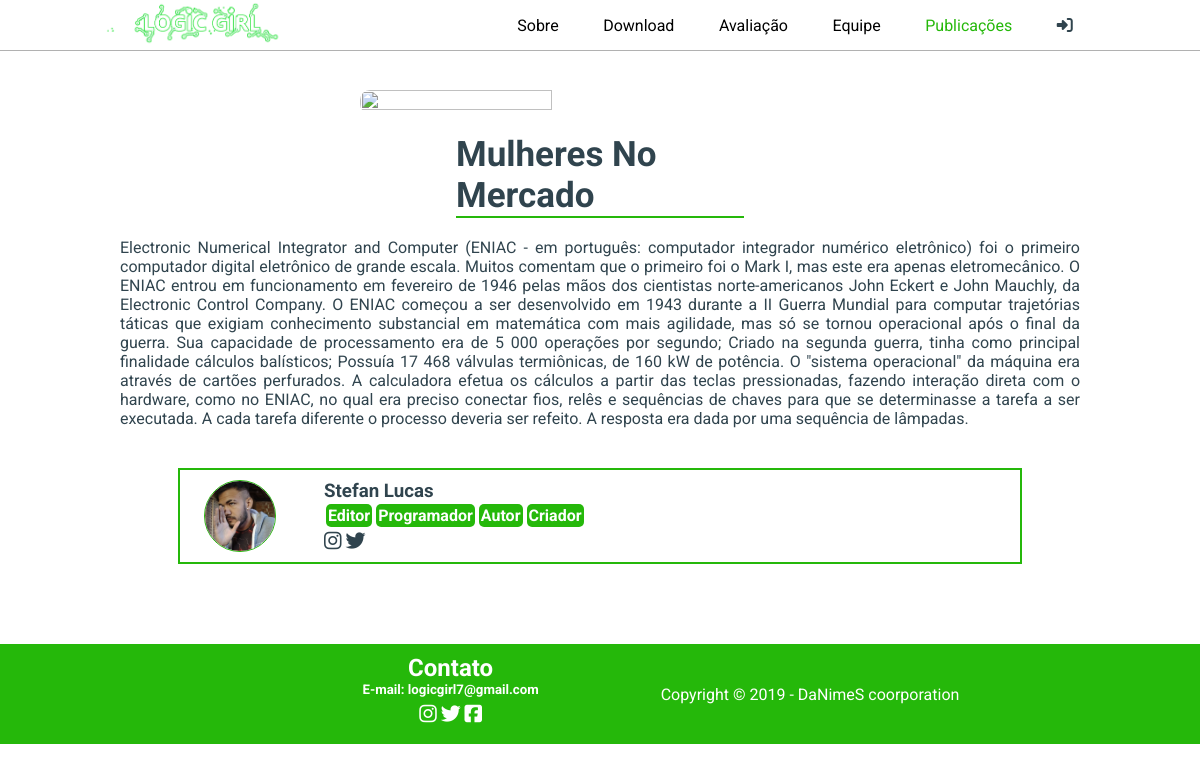
The app's page /publicacao/2 with its own data.
### logicgirlapp/models.py (models this page shows, shortened)
class Publicacao(models.Model):
    capa = models.CharField("Capa da publicação",max_length=500,null=True,blank=True)
    titulo = models.CharField("Titulo da publicação",max_length=500)
    autor = models.ForeignKey(Usuario, on_delete=models.CASCADE)
    corpo = models.TextField("Corpo da Publicação", max_length=15000)
    titulo_secao1 = models.CharField("Titulo da Seção 1",max_length=500,null=True,blank=True)
    secao1 = models.TextField("Corpo da Seção 1", max_length=15000,null=True,blank=True)
    capa_secao1 = models.CharField("Imagem da Seção 1",max_length=500,null=True,blank=True)
    titulo_secao2 = models.CharField("Titulo da Seção 2",max_length=500,null=True,blank=True)
    secao2 = models.TextField("Corpo da Seção 2", max_length=15000,null=True,blank=True)
    capa_secao2 = models.CharField("Imagem da Seção 2",max_length=500,null=True,blank=True)
    data_publicacao = models.DateField("Data de Publicação",null=True,blank=True)
    referencias = models.TextField("Referências", max_length=15000,null=True,blank=True)
    tipos_status = (("0","editando"),("1","revisão"),("2","publicado"))
    status = models.CharField("Status da Publicação",max_length=20,choices=tipos_status, default=tipos_status[0][1])
    class Meta:
        verbose_name = "Publicação"
        verbose_name_plural = "Publicações"

class Usuario(models.Model):
    nome = models.CharField("Nome do usuario",max_length=150)
    bio = models.CharField("Biografia",max_length=1500, null=True, blank=True)
    perfil = models.CharField("Url da Imagem para perfil",max_length=3000, null=True, blank=True)
    user = models.ForeignKey(User,on_delete=models.CASCADE)
    cargos = models.ManyToManyField(Cargo, blank=True)
    redes = models.ManyToManyField(RedeSocial)

class Cargo(models.Model):
    tipo = models.CharField("Cargo",max_length=50)

class RedeSocial(models.Model):
    redes_disponiveis = (("0","Instagram"),("1","twitter"),("2","Facebook"))
    rede = models.CharField("Rede social",max_length=50,choices=redes_disponiveis)
    tipo = models.CharField("codigo da rede",max_length=150,null=True,blank=True,editable=False)
    link = models.CharField("Link do perfil",max_length=1500,blank=True,null=True)

### logicgirlapp/views.py (the view)
# urls.py: path('publicacao/<int:id>',publicacao,name="publicacao"),
def publicacao(request,id):
    if Publicacao.objects.filter(pk=id):
        pub = Publicacao.objects.get(pk=id)
        return render(request, 'publicacao.html',{"publicacao":pub})
    else:
        return redirect("home")

### logicgirlapp/templates/publicacao.html (shortened to what this page needs)
<!DOCTYPE html>
{% load static %}
<html lang="pt-br">
<head>
    <link rel="stylesheet" href="{% static 'estilos/estilos.css' %}">
    <link rel="stylesheet" href="{% static 'estilos/equipe.css' %}">
</head>
<body>
    <nav class="navbar">
        <a href="{% url 'home' %}"><img class="logo" src="{% static 'imagens/logo.png' %}"></a>
        <div class="menu">
            <a class="btn-menu" href="{% url 'home' %}">Sobre</a>
            <a class="btn-menu" href="{% url 'download' %}">Download</a>
            <a class="btn-menu" href="{% url 'avaliacao' %}">Avaliação</a>
            <a class="btn-menu" href="{% url 'equipe' %}">Equipe</a>
            <a class="btn-menu sel" href="{% url 'publicacoes' %}">Publicações</a>
            {% if logado %}
                <a class="btn-menu" href="#">Escrever</a>
                <a class="btn-menu" href="{% url 'logout' %}"><i class="fas fa-sign-out-alt"></i></a>
            {% else %}
                <a class="btn-menu" href="{% url 'login' %}"><i class="fas fa-sign-in-alt"></i></a>
            {% endif %}
        </div>
    </nav>
    <div class="publicacoes">
        {% if publicacao.capa %}
            <img class="pub-capa-img" src="{{publicacao.capa}}">
        {% endif %}
        <div class="pubs-top">
            <h3 class="pubs-titulo">{{publicacao.titulo}}</h3>
            <div class="linha"></div>
        </div>
        <div class="pub-corpo-text">
            {{publicacao.corpo}}
        </div>
    </div>
    <div class="pub-autor">
        <img class="img-user" src="{{publicacao.autor.perfil}}">
        <div class="autor-info">
            <h3 class="nome-user">{{publicacao.autor.nome}}</h3>
            <div class="cargos-autor">
                {% for cargo in publicacao.autor.cargos.all %}
                    <div class="cargo-user">{{cargo.tipo}}</div>
                {% endfor %}
            </div>
            <div class="redes">
                {% for rs in publicacao.autor.redes.all %}
                    <a class="rede-user" href="{{rs.link}}"><i class="{{rs.tipo}}"></i></a>
                {% endfor %}
            </div>
        </div>
    </div>
    <nav class="navbottom">
        <div class="caixa-rodape">
            <div class="contato-rodape">
                <h2 class="contato-rodape-text">Contato</h2>
                <h5 class="contato-rodape-text"><b class="contato-rodape-text">E-mail:</b> logicgirl7@gmail.com</h5>
                <div class="redes-sociais">
                    <a class="rede-social" href="https://instagram.com/logic__girl_"><i class="contato-rodape-text fab fa-instagram"></i></a>
                    <a class="rede-social" href="https://instagram.com/logic__girl_"><i class="contato-rodape-text fab fa-twitter"></i></a>
                    <a class="rede-social" href="https://instagram.com/logic__girl_"><i class="contato-rodape-text fab fa-facebook-square"></i></a>
                </div>
            </div>
            <div class="copyright">
                Copyright © 2019 - DaNimeS coorporation
            </div>
        </div>
    </nav>
</body>
</html>

### static/estilos/estilos.css (style rules this page uses)
* { padding: 0%; margin: 0%; text-decoration: none; font-family: 'Roboto', sans-serif; color: #30444E; }
a { color: black; }
.navbar { z-index: 2; position: fixed; top: 0%; left: 0%; background-color: white; width: 100%; height: 50px; border-bottom: 1px solid rgb(177, 177, 177); display: flex; align-items: center; justify-content: space-around; }
body { display: flex; flex-direction: column; align-items: center; }
.logo { width: 180px; }
.menu { width: 50%; display: flex; align-items: center; justify-content: space-around; }
.btn-menu { cursor: pointer; color: black; }
.contato-rodape { color: white; min-width: 50%; height: 70px; margin-bottom: 10px; display: flex; flex-direction: column; align-items: center; }
.contato-rodape-text { color: white; }
.redes-sociais { margin-top: 5px; }
.rede-social { color: black; font-size: 20px; }
.navbottom { margin-top: 40px; width: 100%; height: 100%; padding-top: 10px; padding-bottom: 10px; display: flex; align-items: center; justify-content: center; color: white; background-color: #25B80A; }
.caixa-rodape { width: 70%; height: 100%; display: flex; flex-wrap: wrap; align-items: center; justify-content: center; }
.copyright { color: white; text-align: center; }
.sel { color: #25B80A; }
.publicacoes { margin-top: 70px; width: 100%; height: 100%; display: flex; flex-direction: column; align-items: center; justify-content: center; }
.linha { width: 30%; height: 2px; background-color: #25B80A; }
.pubs-titulo { width: 30%; font-size: 35px; }
.pubs-top { width: 80%; display: flex; flex-direction: column; align-items: center; justify-content: center; margin-bottom: 20px; }
.pub-capa-img { width: 40%; height: 80%; border-radius: 10px; margin: 20px; }
.pub-corpo-text { width: 80%; height: 80%; text-align: justify; }
.pub-autor { margin-top: 40px; margin-bottom: 40px; width: 70%; height: 100%; border: 2px solid #25B80A; display: flex; align-items: center; justify-content: space-around; }
.autor-info { width: 80%; height: 100%; display: flex; flex-direction: column; align-items: flex-start; justify-content: flex-start; }
.cargos-autor { display: flex; align-items: center; justify-content: flex-start; }

### static/estilos/equipe.css (style rules this page uses)
a { color: #263238; ; }
.img-user { width: 70px; height: 70px; border-radius: 50%; border: 1px solid #25B80A; margin-top: 10px; margin-bottom: 10px; }
.cargo-user { background-color: #25B80A; color: white; font-weight: bold; padding: 2px; margin: 2px; border-radius: 5px; }
.rede-user { font-size: 20px; }

### records on screen
Publicacao: titulo "Mulheres No Mercado", corpo "Electronic Numerical Integrator and Computer (ENIAC - em português: computador integrador numérico eletrônico) foi o primeiro computador digital eletrônico de grande escala. Muitos comentam que o primeiro foi o Mark I, mas este era apenas eletromecânico. O ENIAC entrou em funcionamento em fevereiro de 1946 pelas mãos dos cientistas norte-americanos John Eckert e John Mauchly, da Electronic Control Company. O ENIAC começou a ser desenvolvido em 1943 durante a II Guerra Mundial para computar trajetórias táticas que exigiam conhecimento substancial em matemática com mais agilidade, mas só se tornou operacional após o final da guerra. Sua capacidade de processamento era de 5 000 operações por…", autor.perfil (picture), autor.nome "Stefan Lucas"
Cargo: tipo "Editor"
Cargo: tipo "Programador"
Cargo: tipo "Autor"
Cargo: tipo "Criador"
